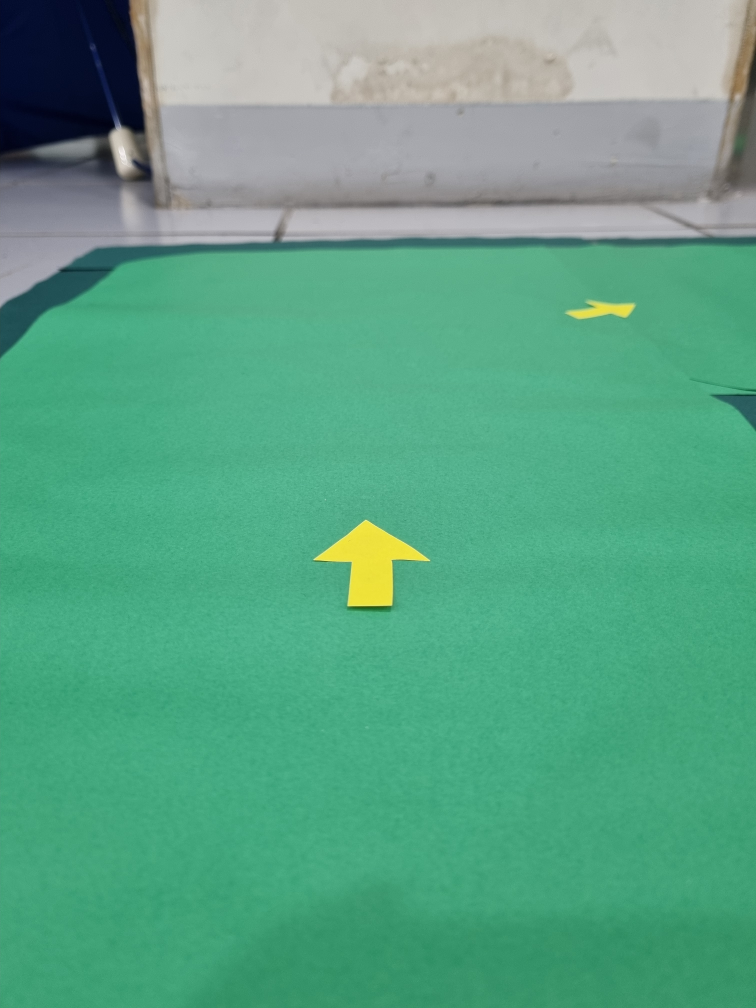
#> input picture arrow2.jpg, 3024 x 4032 px (shown at 1/4 size)
$ python start.py
#> lines starting #> are read from the running program, lines starting #| are printed output that depends on the picture; after the words box and inside, x2 and y2 are one past the last pixel; in counts of white or black regions, pixels touching at a corner belong together
import cv2
import numpy as np

image = cv2.imread("arrow2.jpg")
#> image is the input picture: shape (4032, 3024, 3); mean B, G, R 133, 163.1, 91.3
height, width = image.shape[:2]
#> height = 4032; width = 3024
src = cv2.resize(image, (int(width * 0.2), int(height * 0.2)))
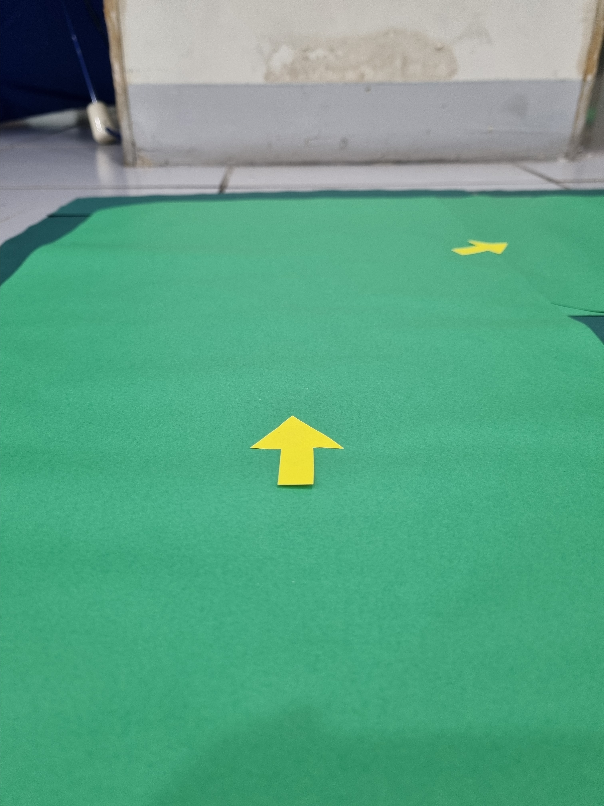
#> src: shape (806, 604, 3); mean B, G, R 132.9, 162.9, 91.2
dst = src.copy()

hsv = cv2.cvtColor(src, cv2.COLOR_BGR2HSV)
#> hsv: shape (806, 604, 3); mean H, S, V 77.3, 120.2, 164.9
yellow_mask = cv2.inRange(hsv, np.array([20, 50, 100]), np.array([35, 240, 255]))
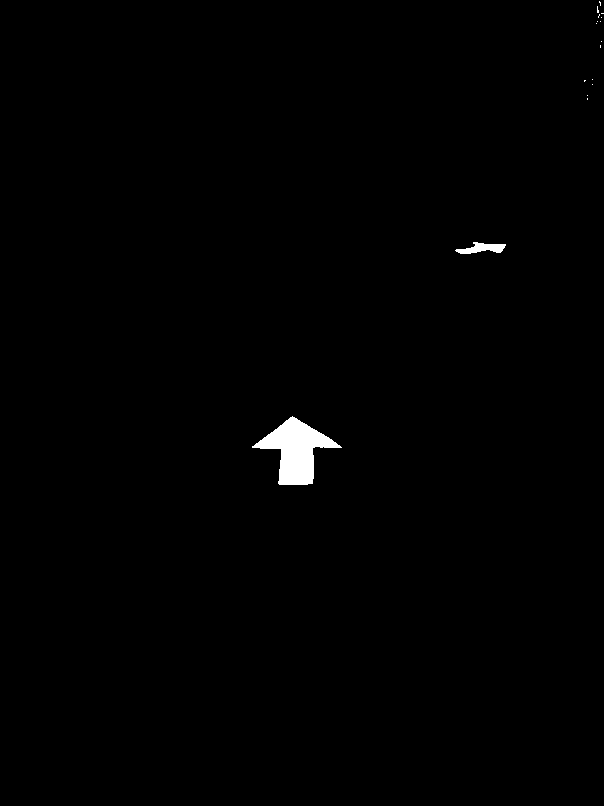
#> yellow_mask: shape (806, 604); 0.65% white; 17 white regions (15 under 20 px)

# 윤곽선 검출
contours, _ = cv2.findContours(yellow_mask, cv2.RETR_EXTERNAL, cv2.CHAIN_APPROX_SIMPLE)
#> contours = 17 contours, 15 with area under 20; largest, box (x1, y1, x2, y2) and area: (252, 416, 342, 485) 2644, (455, 242, 506, 254) 286
large_contours = [contour for contour in contours if cv2.contourArea(contour) > 1500]
#> large_contours = 1 contour; box (x1, y1, x2, y2) and area: (252, 416, 342, 485) 2644
cv2.drawContours(dst, large_contours, -1, (0, 255, 0), 3)
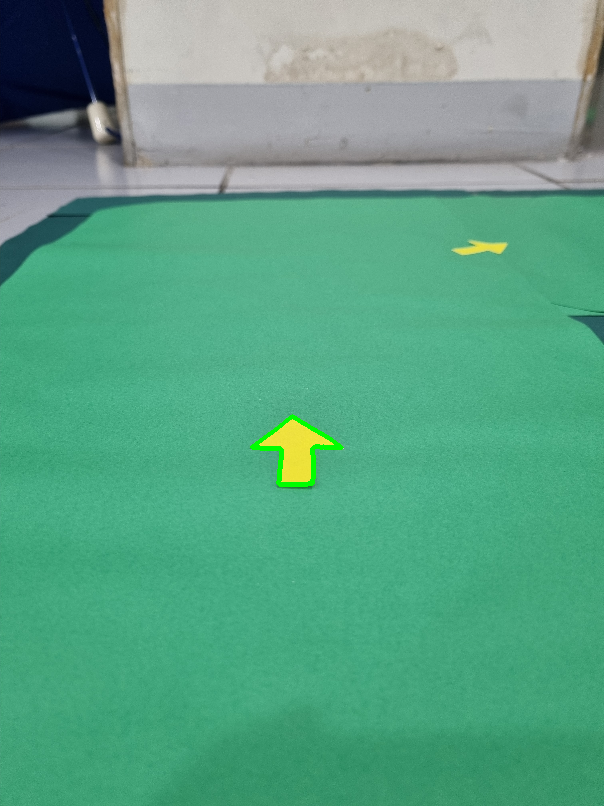
#> dst: shape (806, 604, 3); 0.25% of pixels changed, all inside (x1, y1, x2, y2) = (250, 414, 344, 487)

corners = cv2.goodFeaturesToTrack(yellow_mask, 100, 0.01, 5, blockSize=3, useHarrisDetector=True, k=0.12)
#> corners = 21 rows, first 8: [456, 250], [505, 244], [474, 245], [252, 447], [312, 483], [280, 449], [598, 12], [584, 80]

for i in corners:
    x, y = i[0]
    cv2.circle(dst, (int(x), int(y)), 3, (255, 0, 255), 2)
#> this loop made 21 passes
#> (x, y) on passes 1 to 12: (456, 250), (505, 244), (474, 245), (252, 447), (312, 483), (280, 449), (598, 12), (584, 80), (341, 447), (313, 448), (279, 483), (599, 2)
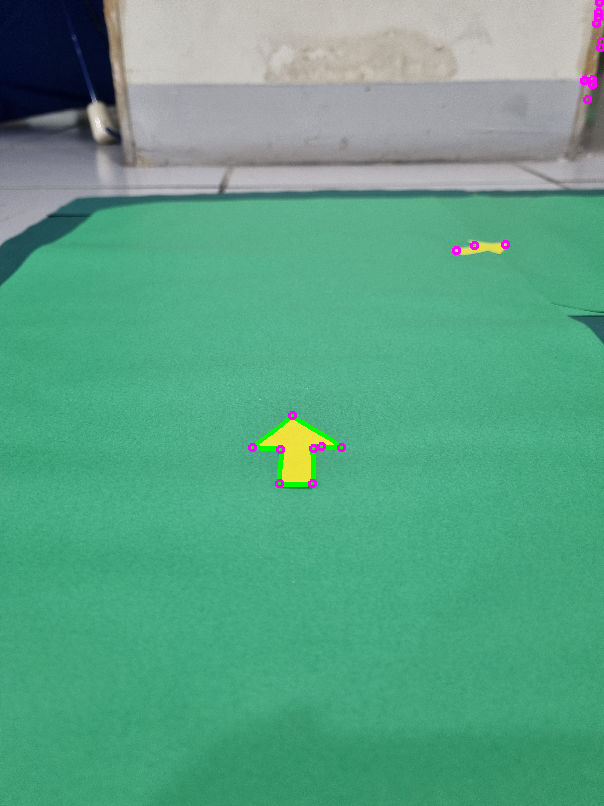
#> dst: shape (806, 604, 3); 0.23% of pixels changed, all inside (x1, y1, x2, y2) = (248, 0, 604, 488)

for i in corners:
    x, y = i[0]
    # 점이 large_contours 중 어느 윤곽선 내부에도 존재하지 않는 경우 건너뛰기
    if all(cv2.pointPolygonTest(contour, (x,y), False) < 0 for contour in large_contours):
        continue

    cv2.circle(dst, (int(x), int(y)), 3, (0, 0, 255), 2)
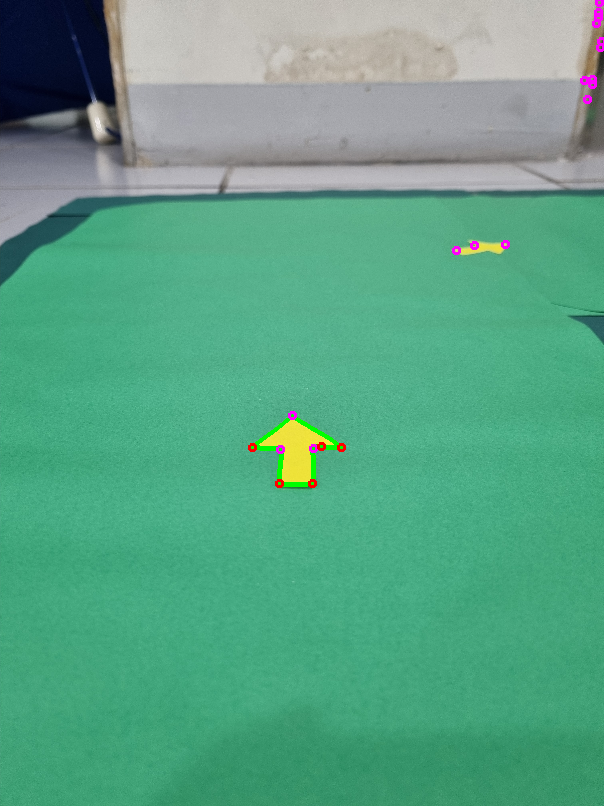
#> dst: shape (806, 604, 3); 0.06% of pixels changed, all inside (x1, y1, x2, y2) = (248, 442, 346, 488)


cv2.imshow("dst", dst)
cv2.waitKey(0)
cv2.destroyAllWindows()

$ run again, with arrow3.jpg copied over arrow2.jpg
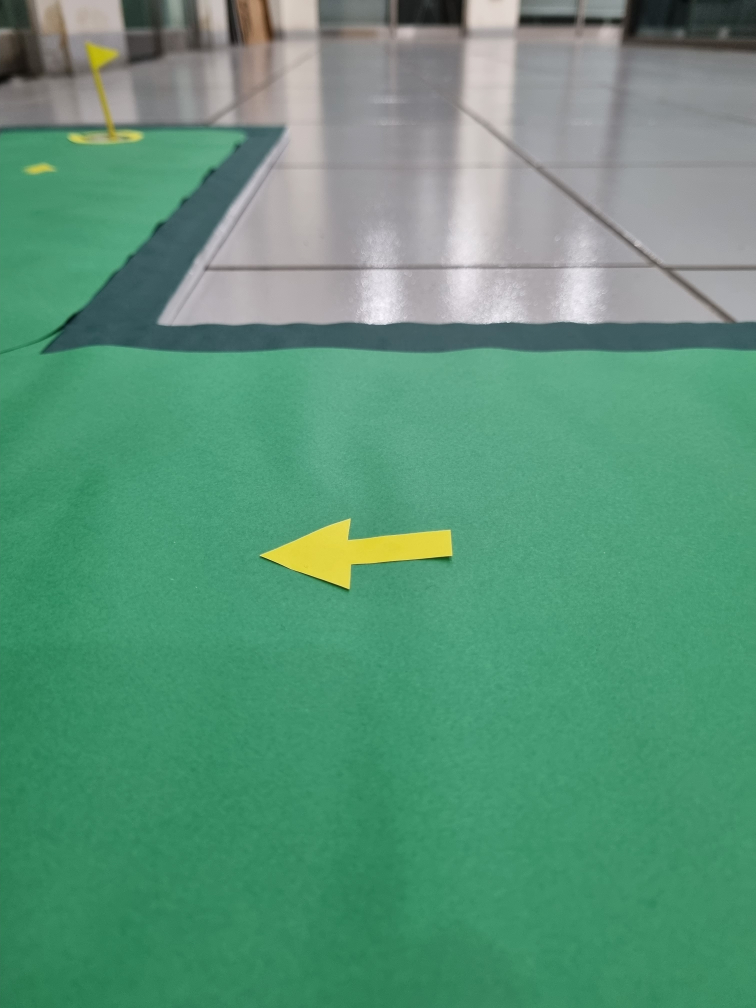
#> input picture arrow3.jpg, 3024 x 4032 px (shown at 1/4 size)
#> image is the input picture: shape (4032, 3024, 3); mean B, G, R 120.7, 148.3, 91.6
#> hsv: shape (806, 604, 3); mean H, S, V 78.9, 105, 149.6
#> `yellow_mask = cv2.inRange(hsv, np.array([20, 50, 100]), np.array([35, ..`:
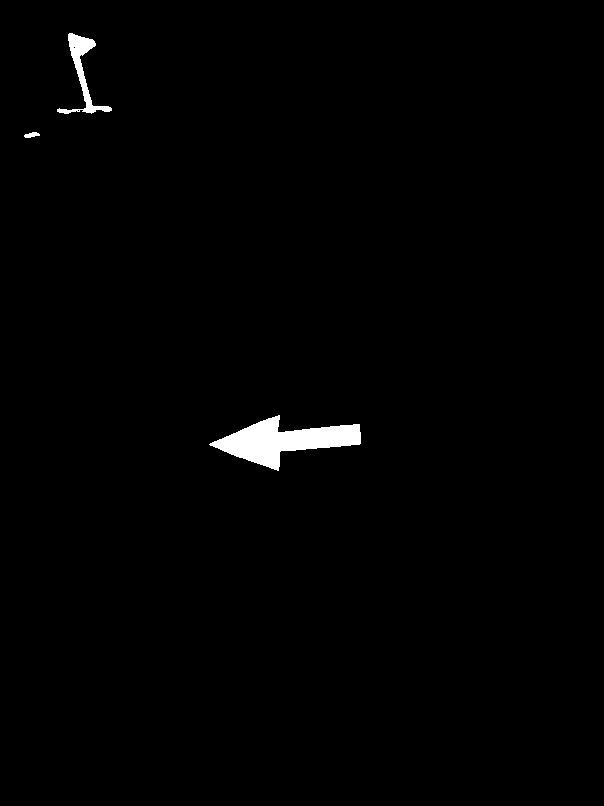
#> yellow_mask: shape (806, 604); 1% white; 3 white regions
#> contours = 3 contours; box (x1, y1, x2, y2) and area: (209, 415, 361, 471) 3600, (57, 33, 112, 114) 875, (24, 132, 40, 138) 46
#> large_contours = 1 contour; box (x1, y1, x2, y2) and area: (209, 415, 361, 471) 3600
#> corners = 20 rows, first 8: [210, 444], [39, 134], [278, 470], [279, 415], [57, 110], [278, 431], [359, 424], [25, 136]
#> the loop `for i in corners:` made 20 passes
#> after the loop `for i in corners:`:
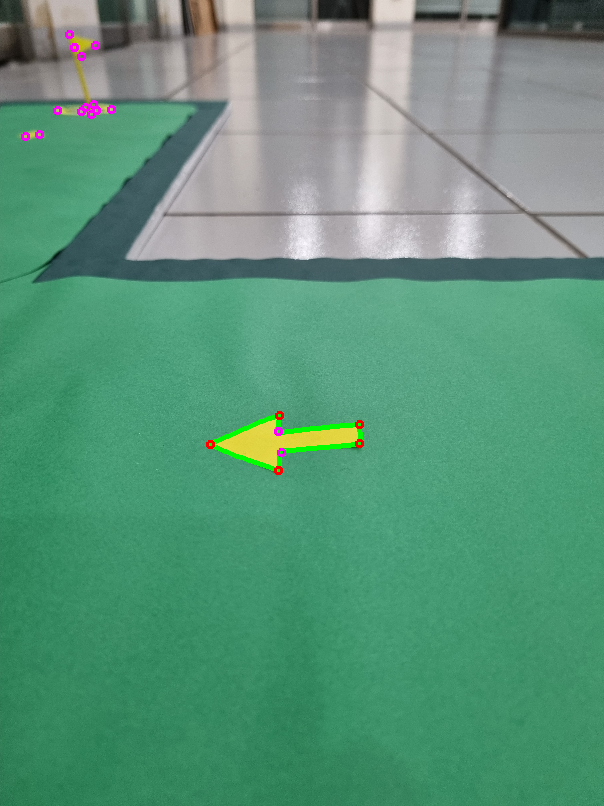
#> dst: shape (806, 604, 3); mean B, G, R 120.5, 148, 91.2

$ run again, with arrow4.jpg copied over arrow2.jpg
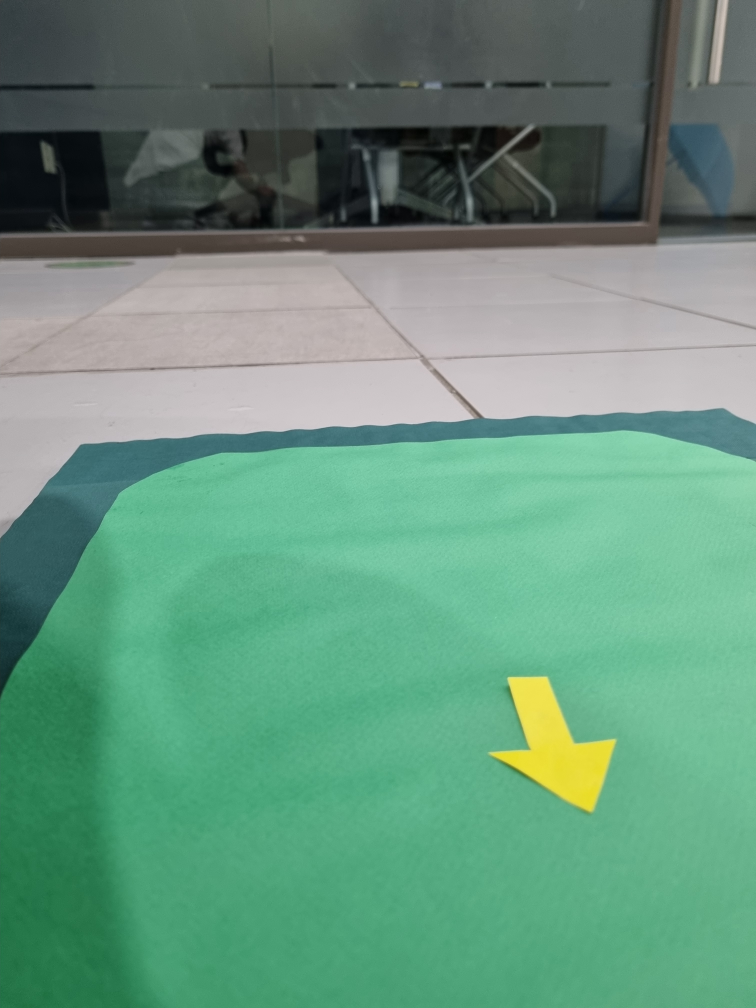
#> input picture arrow4.jpg, 3024 x 4032 px (shown at 1/4 size)
#> image is the input picture: shape (4032, 3024, 3); mean B, G, R 124.1, 147.1, 101.5
#> hsv: shape (806, 604, 3); mean H, S, V 81.1, 82.5, 148.7
#> `yellow_mask = cv2.inRange(hsv, np.array([20, 50, 100]), np.array([35, ..`:
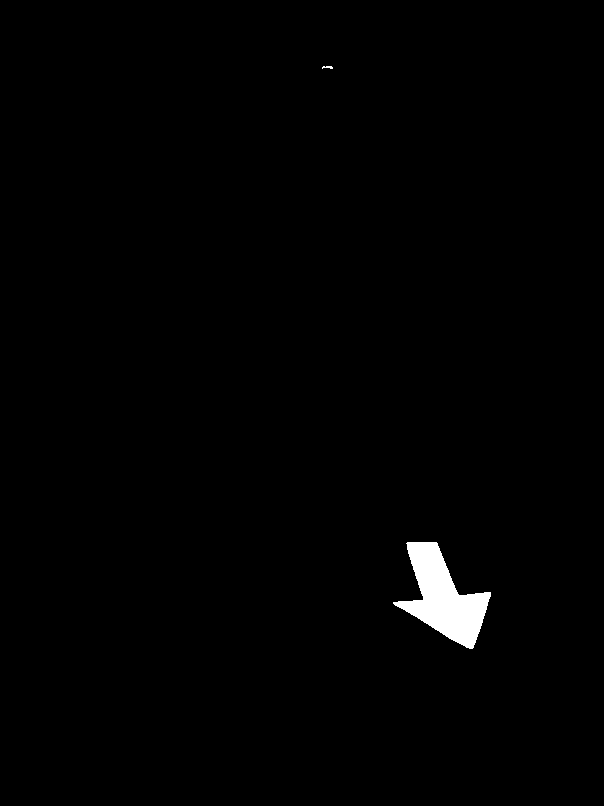
#> yellow_mask: shape (806, 604); 1% white; 2 white regions
#> contours = 2 contours, 1 with area under 20; largest, box (x1, y1, x2, y2) and area: (393, 542, 491, 649) 4655
#> large_contours = 1 contour; box (x1, y1, x2, y2) and area: (393, 542, 491, 649) 4655
#> corners = [[332, 67], [393, 602], [407, 543], [422, 599], [490, 592], [323, 67], [472, 647], [436, 543], [459, 594]]
#> the loop `for i in corners:` made 9 passes
#> after the loop `for i in corners:`:
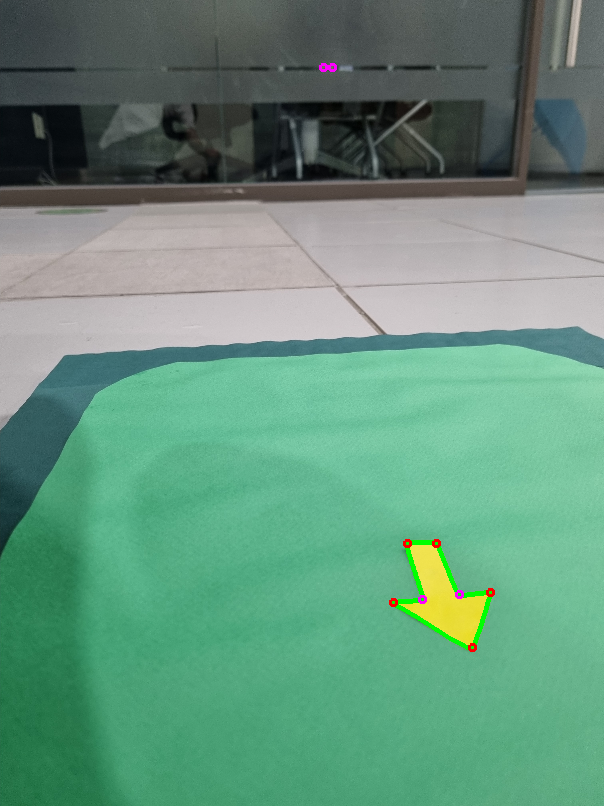
#> dst: shape (806, 604, 3); mean B, G, R 123.7, 147, 100.9
